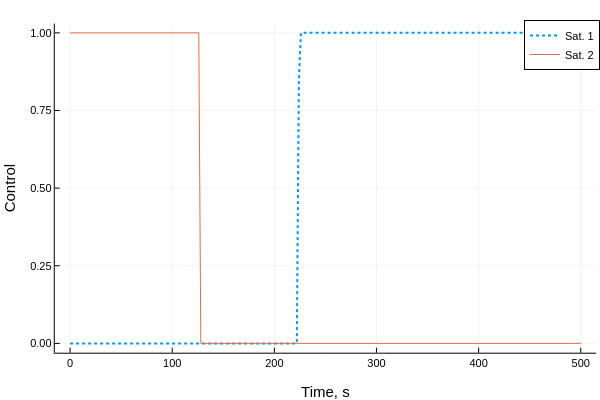

This figure's notebook cell:
### Code cell
using Plots
plotlyjs()

mylabel = String[]
mylabel1 = String[]
mylabel2 = String[]
for i = 1:num_sat
    append!(mylabel,["Sat. 1-"*string(i+1)])
    append!(mylabel1,["Sat. 1"])
    append!(mylabel2,["Sat. "*string(i+1)])
end

plot(thist,u1hist,label=permutedims(mylabel1),ls=:dot, linewidth=2)
plot!(thist,u2hist,label=permutedims(mylabel2))
plot!(xlabel="Time, s", ylabel = "Control")

### Figure 1 — Plotly figure (JSON) as saved in the notebook; plotly's stock layout.template omitted (floating-point values rounded to 4 significant figures; data arrays with more than 128 entries replaced by an {"elided": "..."} marker saying what was removed)
{"data": [{"colorbar": {"title": ""}, "legendgroup": "Sat. 1", "line": {"color": "rgba(0, 154, 250, 1.000)", "dash": "dot", "shape": "linear", "width": 2}, "mode": "lines", "name": "Sat. 1", "showlegend": true, "type": "scatter", "x": {"elided": "251 int values"}, "xaxis": "x", "y": {"elided": "251 float values"}, "yaxis": "y", "zmax": null, "zmin": null}, {"colorbar": {"title": ""}, "legendgroup": "Sat. 2", "line": {"color": "rgba(227, 111, 71, 1.000)", "dash": "solid", "shape": "linear", "width": 1}, "mode": "lines", "name": "Sat. 2", "showlegend": true, "type": "scatter", "x": {"elided": "251 int values"}, "xaxis": "x", "y": {"elided": "251 float values"}, "yaxis": "y", "zmax": null, "zmin": null}], "layout": {"annotations": [], "height": 400, "legend": {"bgcolor": "rgba(255, 255, 255, 1.000)", "bordercolor": "rgba(0, 0, 0, 1.000)", "borderwidth": 1, "font": {"color": "rgba(0, 0, 0, 1.000)", "family": "sans-serif", "size": 11}, "title": {"font": {"color": "rgba(0, 0, 0, 1.000)", "family": "sans-serif", "size": 15}, "text": ""}, "tracegroupgap": 0, "traceorder": "normal", "x": 1, "xanchor": "auto", "y": 1, "yanchor": "auto"}, "margin": {"b": 20, "l": 0, "r": 0, "t": 20}, "paper_bgcolor": "rgba(255, 255, 255, 1.000)", "plot_bgcolor": "rgba(255, 255, 255, 1.000)", "showlegend": true, "width": 600, "xaxis": {"anchor": "y", "domain": [0.09128, 0.9934], "gridcolor": "rgba(0, 0, 0, 0.100)", "gridwidth": 0.5, "linecolor": "rgba(0, 0, 0, 1.000)", "mirror": false, "range": [-15, 515], "showgrid": true, "showline": true, "showticklabels": true, "tickangle": 0, "tickcolor": "rgb(0, 0, 0)", "tickfont": {"color": "rgba(0, 0, 0, 1.000)", "family": "sans-serif", "size": 11}, "tickmode": "array", "ticks": "inside", "ticktext": ["0", "100", "200", "300", "400", "500"], "tickvals": [0, 100, 200, 300, 400, 500], "title": "Time, s", "titlefont": {"color": "rgba(0, 0, 0, 1.000)", "family": "sans-serif", "size": 15}, "type": "-", "visible": true, "zeroline": false, "zerolinecolor": "rgba(0, 0, 0, 1.000)"}, "yaxis": {"anchor": "x", "domain": [0.07581, 0.9902], "gridcolor": "rgba(0, 0, 0, 0.100)", "gridwidth": 0.5, "linecolor": "rgba(0, 0, 0, 1.000)", "mirror": false, "range": [-0.03, 1.03], "showgrid": true, "showline": true, "showticklabels": true, "tickangle": 0, "tickcolor": "rgb(0, 0, 0)", "tickfont": {"color": "rgba(0, 0, 0, 1.000)", "family": "sans-serif", "size": 11}, "tickmode": "array", "ticks": "inside", "ticktext": ["0.00", "0.25", "0.50", "0.75", "1.00"], "tickvals": [0, 0.25, 0.5, 0.75, 1], "title": "Control", "titlefont": {"color": "rgba(0, 0, 0, 1.000)", "family": "sans-serif", "size": 15}, "type": "-", "visible": true, "zeroline": false, "zerolinecolor": "rgba(0, 0, 0, 1.000)"}}}
